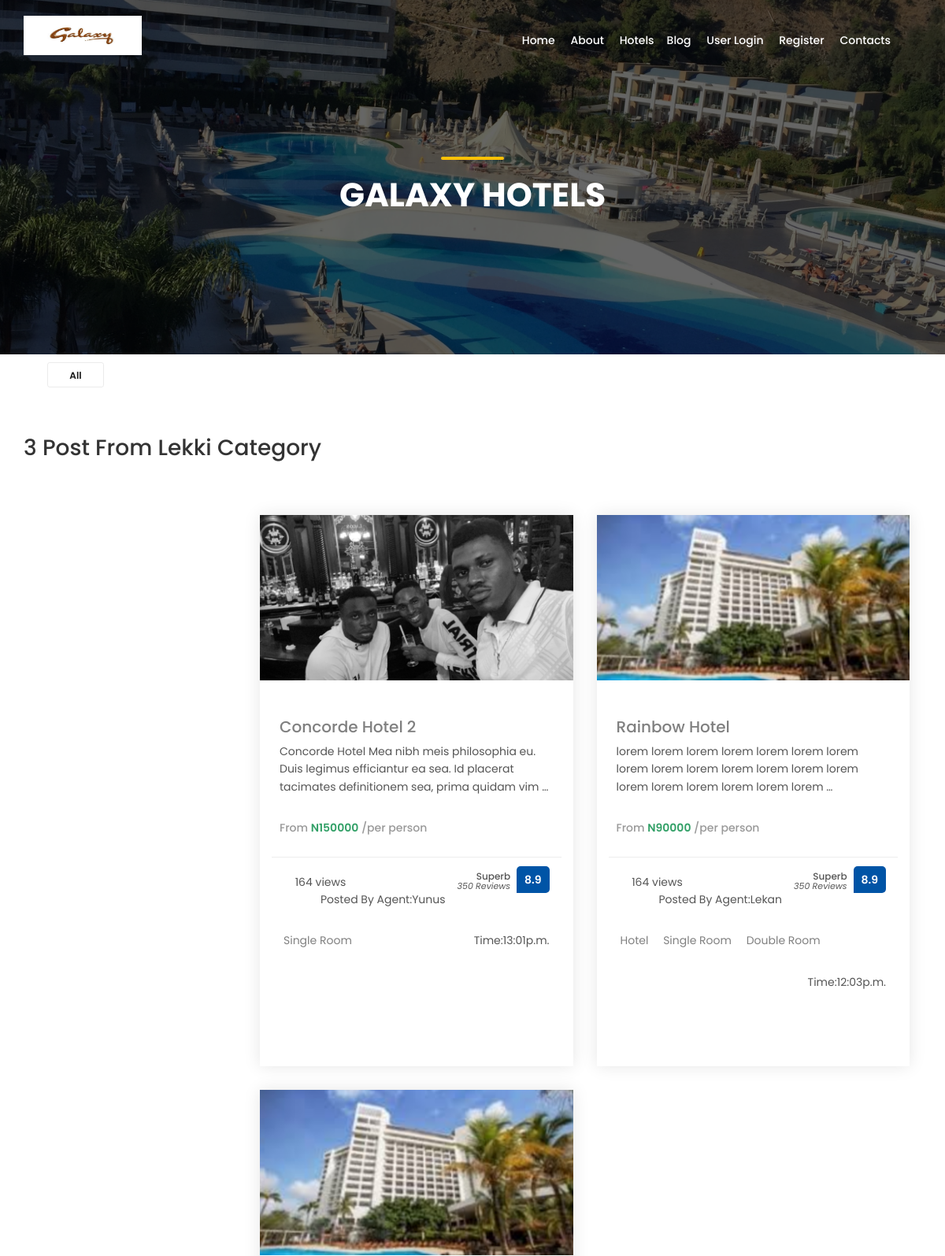
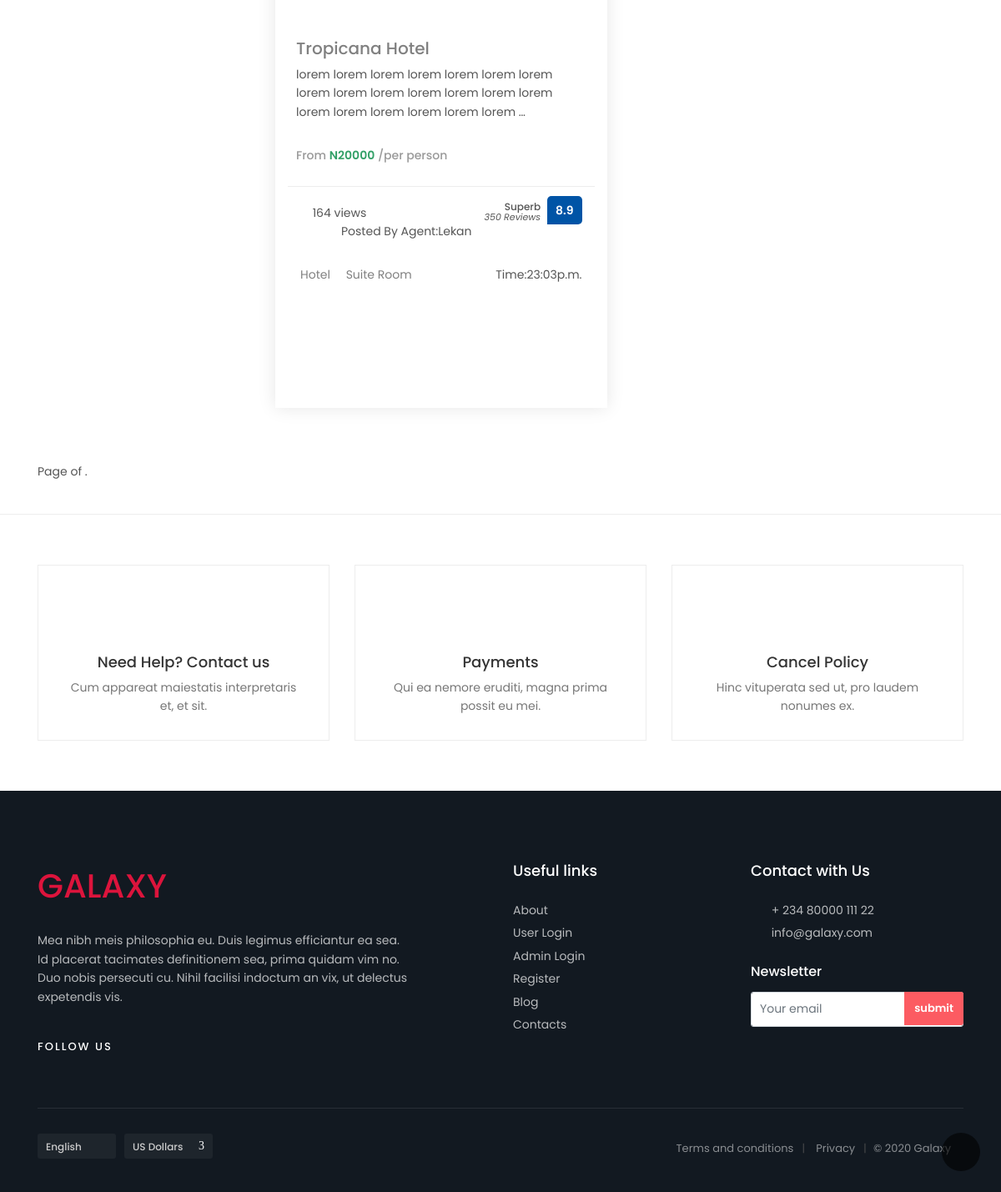
The app's page /pages/post-location/1 with its own data (2 pictures, top to bottom).
### frontend/models.py (models this page shows, shortened)
class Location(models.Model):
    location_name = models.CharField(max_length=100, verbose_name='Location Name')
    class Meta():
        verbose_name_plural='Hotel Location'

class Hotel(models.Model):
    FEATURE = 'Feature'
    NO_FEATURE = 'No Feature'
    CHOOSE = ''
    APPEAR_HOME_FIELD=[
        (FEATURE, 'Appear on home'),
        (NO_FEATURE, "Don't show on home"),
        (CHOOSE, 'Please Choose')
    ]
    pst_title = models.CharField(max_length=150, verbose_name= 'Hotel Name')
    pst_image = models.FileField(null=True, verbose_name='Hotel Image', blank=True, upload_to='uploads/')
    pst_image1 = models.FileField(null=True, verbose_name='Hotel Image 1', blank=True, upload_to='uploads/')
    pst_image2 = models.FileField(null=True, verbose_name='Hotel Image 2', blank=True, upload_to='uploads/')
    appear_home = models.CharField(max_length=50, choices=APPEAR_HOME_FIELD, default=CHOOSE)
    price = models.IntegerField(verbose_name= 'Room Price')
    content = models.TextField()
    user = models.ForeignKey(User, on_delete=models.CASCADE)
    cat_id = models.ManyToManyField(Category, verbose_name='Category')
    location_name = models.CharField(max_length=100, verbose_name='Location Name')
    location_id = models.ManyToManyField(Location, verbose_name='Location')
    date = models.DateTimeField(auto_now_add=True)
    featured = models.BooleanField()
    sponsored = models.BooleanField()
    class Meta():
        verbose_name_plural = 'Hotel'
    def post_img(self):
        if self.pst_image:
          return self.pst_image.url

class Category(models.Model):
    cat_name = models.CharField(max_length=100, verbose_name='Category Name')
    cat_desc = models.TextField(blank=True, null=True, verbose_name='Description')
    class Meta():
        verbose_name_plural='Hotel Category'

### frontend/views.py (the view)
# urls.py: path('post-location/<int:location_id>', views.post_from_location, name='post_from_location'),
def post_from_location(request, location_id):
    query_form = FilterForm(request.GET)
    count_post = Hotel.objects.filter(location_id__id=location_id).count()
    try:
        get_location_name = Location.objects.get(id=location_id)
    except ObjectDoesNotExist:
        return render(request, 'frontend/404.html')
    post_location= Hotel.objects.filter(location_id__id=location_id)
    context = {'posts': post_location, 'counts': count_post, 'loc': get_location_name, 'queryf': query_form}
    return render(request, 'frontend/post-location.html', context)

### backend/forms.py
class FilterForm(forms.ModelForm):
    location = forms.CharField(label='Hotel Location', widget=forms.TextInput(
        attrs={'class': 'form-control', 'placeholder': 'Hotel Location'}))
    category = forms.ModelChoiceField(
        queryset=Category.objects.all(),
        widget=forms.Select(attrs={'class': 'form-control'}))
    price = forms.CharField(label='Price*', widget=forms.TextInput(
        attrs={'class': 'form-control', 'placeholder': 'Price'}))
    class Meta():
        fields = ['price',  'cat_id', 'location_name']
        model = Hotel

### templates/frontend/post-location.html (shortened to what this page needs)
{% extends 'frontend/base.html' %}
{% load static %}
{% block content %}
	<main>
		<section class="hero_in hotels">
			<div class="wrapper">
				<div class="container">
					<h1 class="fadeInUp"><span></span>Galaxy Hotels</h1>
				</div>
			</div>
		</section>
		<div class="filters_listing sticky_horizontal">
			<div class="container">
				<ul class="clearfix">
					<li>
						<div class="switch-field">
							<label for="all">All</label>
						</div>
					</li>
		</div>
		<div class="container margin_60_35">
			<div class="row">
                <section id="sectionTitle">
                    <div class="pageTitle">
                    {% if posts %}
                            <h3>{{ counts }} Post From {{ loc.location_name }} Category </h3>
                    {% endif %}
                    </div>
                </section>
                <div class="container margin_60_35">
                    <div class="row">
                        <aside class="col-lg-3">
                        </aside>
                        <div class="col-lg-9">
                            <div class="isotope-wrapper">
                                <div class="row">
                                    {% if posts %}
                                        {% for a in posts %}
                                                <div class="col-md-6 isotope-item popular">
                                                    <div class="box_grid" style="height: 700px;">
                                                        <figure>
                                                            <a href="{% url 'frontend:hotel_detail' a.id %}"><img src="{{ a.post_img }}" class="img-fluid" alt="" width="800" height="533"><div class="read_more"><span>Read more</span></div></a>
                                                        </figure>
                                                        <div class="wrapper">
                                                            <div class="cat_star"><i class="icon_star"></i><i class="icon_star"></i><i class="icon_star"></i><i class="icon_star"></i></div>
                                                            <h3><a href="{% url 'backend:hotel_detail' a.id %}">{{ a.pst_title }}</a></h3>
                                                            <p>{{ a.content|truncatewords:20 }}</p>
                                                            <span class="price">From <strong>N{{ a.price }}</strong> /per person</span>
                                                        </div>
                                                        <ul>
                                                            <li><i class="ti-eye"></i> 164 views</li>
                                                            <li><div class="score"><span>Superb<em>350 Reviews</em></span><strong>8.9</strong></div></li>
                                                            <li><p>Posted By Agent:{{ a.user.first_name }}</li>
                                                            {% for c in a.cat_id.all %}
                                                                <li><a href="{% url 'backend:post_from_cat' c.id %}">{{ c.cat_name }}</a></p></li>
                                                            {% endfor %}
                                                                <li><p>Time:{{a.date|date:'H:ma' }}</p></li>
                                                        </ul>
                                                    </div>
                                                </div>
                                        {% endfor %}
                                    {% endif %}
                                </div>
                            </div>
                        </div>
                    </div>
                </div>
				<div>
					<nav aria-label="...">
						<ul class="pagination pagination-sm">
							<span class="current">
								Page {{ person_page_obj.number}} of {{person_page_obj.paginator.num_pages}}.
							</span>
						</ul>
					</nav>
			    </div>
				</div>
			</div>
		</div>
		<div class="bg_color_1">
			<div class="container margin_60_35">
				<div class="row">
					<div class="col-md-4">
						<a href="#0" class="boxed_list">
							<i class="pe-7s-help2"></i>
							<h4>Need Help? Contact us</h4>
							<p>Cum appareat maiestatis interpretaris et, et sit.</p>
						</a>
					</div>
					<div class="col-md-4">
						<a href="#0" class="boxed_list">
							<i class="pe-7s-wallet"></i>
							<h4>Payments</h4>
							<p>Qui ea nemore eruditi, magna prima possit eu mei.</p>
						</a>
					</div>
					<div class="col-md-4">
						<a href="#0" class="boxed_list">
							<i class="pe-7s-note2"></i>
							<h4>Cancel Policy</h4>
							<p>Hinc vituperata sed ut, pro laudem nonumes ex.</p>
						</a>
					</div>
				</div>
			</div>
		</div>
	</main>
	{% endblock %}

### records on screen
Location: location_name "Lekki"
Hotel: post_img (picture), pst_title "Concorde Hotel 2", content "Concorde Hotel Mea nibh meis philosophia eu. Duis legimus efficiantur ea sea. Id placerat tacimates definitionem sea, prima quidam vim …", price "150000", user.first_name "Yunus", date "13:01p.m."
Category: cat_name "Single Room"
Hotel: post_img (picture), pst_title "Rainbow Hotel", content "lorem lorem lorem lorem lorem lorem lorem lorem lorem lorem lorem lorem lorem lorem lorem lorem lorem lorem lorem lorem …", price "90000", user.first_name "Lekan", date "12:03p.m."
Category: cat_name "Hotel"
Category: cat_name "Double Room"
Hotel: post_img (picture), pst_title "Tropicana Hotel", content "lorem lorem lorem lorem lorem lorem lorem lorem lorem lorem lorem lorem lorem lorem lorem lorem lorem lorem lorem lorem …", price "20000", user.first_name "Lekan", date "23:03p.m."
Category: cat_name "Suite Room"

### other values on screen
{{ counts }} "3"
